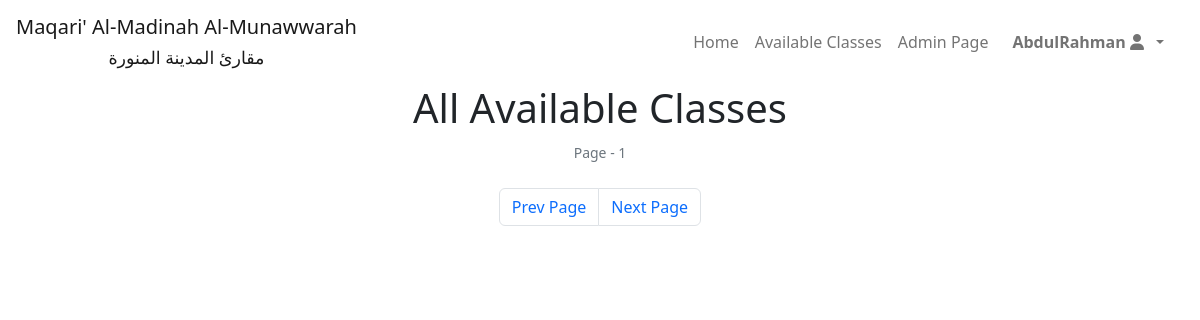
Page /available_classes (signed in) on the earlier database version.
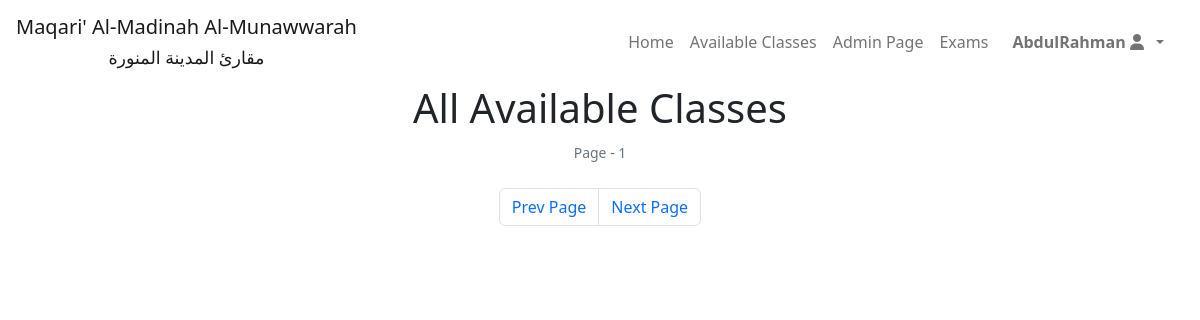
Same page on the later database version.
### maqari/views.py (the view)
# urls.py: path("available_classes",render_available_classes,name="render_available_classes"),
def render_available_classes(request):
    return render(request,"maqari/available_classes.html")

### maqari/templates/maqari/available_classes.html (shortened to what this page needs)
{% extends 'layout.html' %}
{% load static %}
{% block body %}
<div class="container-fluid">
    <div class="container-fluid text-center">
        <h1>
            All Available Classes
        </h1>
        <small id="page_no" class="text-muted"></small>
    </div>
        <div id="paginator" class="text-center">
            <div class="d-inline-block">
                <ul class="pagination">
                    <li id="prev_page" class="page-item"><span class="clickable page-link" href="#">Prev Page</span></li>
                    <li id="next_page" class="page-item"><span class="clickable page-link" href="#">Next Page</span></li>
                </ul>
            </div>
        </div>
    </div>
{% endblock %}

### maqari/templates/layout.html (shortened to what this page needs)
{% load static %}
<!DOCTYPE html>
<html lang="en">
<head>
    <link rel="stylesheet" href="{% static 'maqari/styles.css' %}">
    <link rel="stylesheet" href="{% static 'css/bootstrap.css' %}">
</head>
<body>
    <nav id="navbar" class="navbar navbar-expand-lg " style="z-index: 1;">
        <div class="container-fluid">
            <a class="navbar-brand text-center p-1" href="{% url 'index' %}" data-bs-toggle="tooltip" data-bs-placement="bottom"
                title="Go to Homepage">Maqari' Al-Madinah Al-Munawwarah <br>
            <small>مقارئ المدينة المنورة</small></a>
            <div class="collapse navbar-collapse" id="navbarSupportedContent">
                <span class="nav-item d-flex mx-3">
                    <ul class="navbar-nav me-auto mb-2 mb-lg-0">
                    <li class="nav-item">
                        <a class="nav-link english" href="{% url 'index' %}">Home</a>
                    </li>
                    <li class="nav-item">
                        <a class="nav-link english" href="{% url 'render_available_classes' %}">Available Classes</a>
                    </li>
                    {% if user.is_authenticated %}
                        {% if user.is_staff %}
                            <li class="nav-item">
                                <a class="nav-link english" href="/admin">Admin Page</a>
                            </li>
                        {% endif %}
                        {% if user.is_teacher %}
                            <li class="nav-item">
                                <a class="nav-link english" href="{% url 'show_exams' %}">Exams</a>
                            </li>
                        {% endif %}
                        <li class="nav-item dropdown">
                            <a class="nav-link dropdown-toggle" href="#" id="navbarDropdown" role="button"
                                data-bs-toggle="dropdown" aria-expanded="false"><span data-bs-toggle="tooltip"
                                    data-bs-placement="bottom" title="Dropdown">
                                    <strong class="px-2">{{user.username}}
                                        <i class="fa-solid fa-user"></i></strong></span></a>
                        </li>
                    </ul>
                    {% endif %}
                </span>
            </div>
        </div>
    </nav>
    {% block body %}
    {% endblock %}
</body>
</html>

Differences in the rows shown:
changed Account "AbdulRahman": is_teacher False → True (drawn)
Other differences:
text now shown: "Exams"
